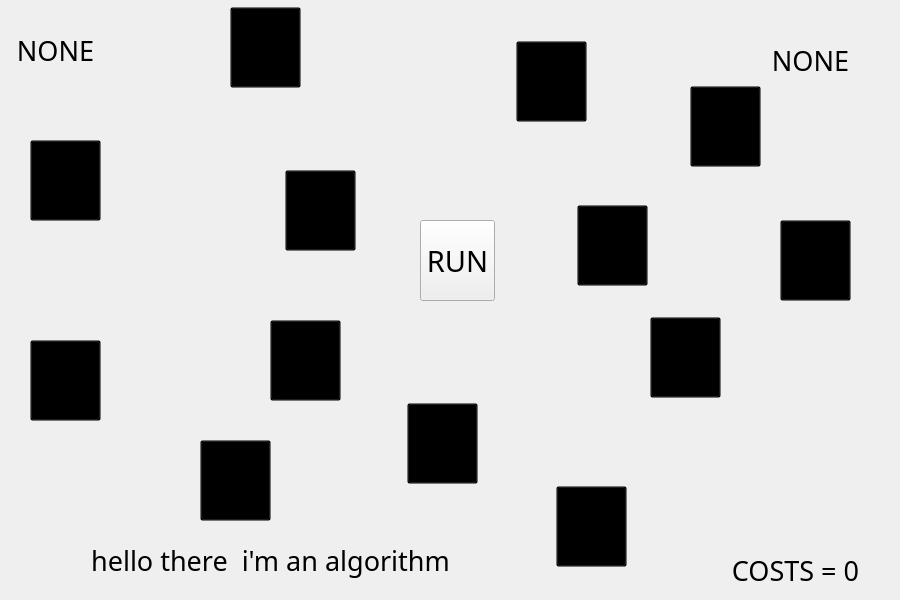
<?xml version="1.0" encoding="UTF-8"?>
<ui version="4.0">
 <class>MainWindow</class>
 <widget class="QMainWindow" name="MainWindow">
  <property name="geometry">
   <rect>
    <x>0</x>
    <y>0</y>
    <width>900</width>
    <height>600</height>
   </rect>
  </property>
  <property name="windowTitle">
   <string>ALGORITHM</string>
  </property>
  <widget class="QWidget" name="centralwidget">
   <widget class="QLabel" name="label">
    <property name="geometry">
     <rect>
      <x>0</x>
      <y>0</y>
      <width>900</width>
      <height>600</height>
     </rect>
    </property>
    <property name="text">
     <string/>
    </property>
    <property name="pixmap">
     <pixmap>topology.png</pixmap>
    </property>
    <property name="scaledContents">
     <bool>true</bool>
    </property>
    <property name="alignment">
     <set>Qt::AlignCenter</set>
    </property>
   </widget>
   <widget class="QLabel" name="pathI">
    <property name="geometry">
     <rect>
      <x>0</x>
      <y>530</y>
      <width>541</width>
      <height>61</height>
     </rect>
    </property>
    <property name="font">
     <font>
      <family>OCR A Extended</family>
      <pointsize>20</pointsize>
     </font>
    </property>
    <property name="text">
     <string>hello there  i'm an algorithm</string>
    </property>
    <property name="alignment">
     <set>Qt::AlignCenter</set>
    </property>
    <property name="wordWrap">
     <bool>true</bool>
    </property>
   </widget>
   <widget class="QPushButton" name="run">
    <property name="geometry">
     <rect>
      <x>420</x>
      <y>220</y>
      <width>75</width>
      <height>81</height>
     </rect>
    </property>
    <property name="font">
     <font>
      <family>OCR A Extended</family>
      <pointsize>22</pointsize>
      <weight>50</weight>
      <bold>false</bold>
     </font>
    </property>
    <property name="text">
     <string>RUN</string>
    </property>
   </widget>
   <widget class="QLabel" name="costI">
    <property name="geometry">
     <rect>
      <x>700</x>
      <y>550</y>
      <width>191</width>
      <height>41</height>
     </rect>
    </property>
    <property name="font">
     <font>
      <family>OCR A Extended</family>
      <pointsize>20</pointsize>
     </font>
    </property>
    <property name="text">
     <string>COSTS = 0</string>
    </property>
    <property name="alignment">
     <set>Qt::AlignCenter</set>
    </property>
    <property name="wordWrap">
     <bool>true</bool>
    </property>
   </widget>
   <widget class="QLabel" name="destI">
    <property name="geometry">
     <rect>
      <x>770</x>
      <y>40</y>
      <width>81</width>
      <height>41</height>
     </rect>
    </property>
    <property name="font">
     <font>
      <family>OCR A Extended</family>
      <pointsize>20</pointsize>
     </font>
    </property>
    <property name="text">
     <string>NONE</string>
    </property>
    <property name="alignment">
     <set>Qt::AlignCenter</set>
    </property>
    <property name="wordWrap">
     <bool>true</bool>
    </property>
   </widget>
   <widget class="QLabel" name="srcI">
    <property name="geometry">
     <rect>
      <x>10</x>
      <y>30</y>
      <width>91</width>
      <height>41</height>
     </rect>
    </property>
    <property name="font">
     <font>
      <family>OCR A Extended</family>
      <pointsize>20</pointsize>
     </font>
    </property>
    <property name="text">
     <string>NONE</string>
    </property>
    <property name="alignment">
     <set>Qt::AlignCenter</set>
    </property>
    <property name="wordWrap">
     <bool>true</bool>
    </property>
   </widget>
   <widget class="QPushButton" name="btnA">
    <property name="geometry">
     <rect>
      <x>30</x>
      <y>140</y>
      <width>71</width>
      <height>81</height>
     </rect>
    </property>
    <property name="font">
     <font>
      <family>OCR A Extended</family>
      <pointsize>26</pointsize>
     </font>
    </property>
    <property name="styleSheet">
     <string notr="true">background-color:transparent;</string>
    </property>
    <property name="text">
     <string>A</string>
    </property>
   </widget>
   <widget class="QPushButton" name="btnD">
    <property name="geometry">
     <rect>
      <x>30</x>
      <y>340</y>
      <width>71</width>
      <height>81</height>
     </rect>
    </property>
    <property name="font">
     <font>
      <family>OCR A Extended</family>
      <pointsize>26</pointsize>
     </font>
    </property>
    <property name="styleSheet">
     <string notr="true">background-color:transparent;</string>
    </property>
    <property name="text">
     <string>D</string>
    </property>
   </widget>
   <widget class="QPushButton" name="btnS">
    <property name="geometry">
     <rect>
      <x>230</x>
      <y>7</y>
      <width>71</width>
      <height>81</height>
     </rect>
    </property>
    <property name="font">
     <font>
      <family>OCR A Extended</family>
      <pointsize>26</pointsize>
     </font>
    </property>
    <property name="styleSheet">
     <string notr="true">background-color:transparent;</string>
    </property>
    <property name="text">
     <string>S</string>
    </property>
   </widget>
   <widget class="QPushButton" name="btnB">
    <property name="geometry">
     <rect>
      <x>285</x>
      <y>170</y>
      <width>71</width>
      <height>81</height>
     </rect>
    </property>
    <property name="font">
     <font>
      <family>OCR A Extended</family>
      <pointsize>26</pointsize>
     </font>
    </property>
    <property name="styleSheet">
     <string notr="true">background-color:transparent;</string>
    </property>
    <property name="text">
     <string>B</string>
    </property>
   </widget>
   <widget class="QPushButton" name="btnH">
    <property name="geometry">
     <rect>
      <x>270</x>
      <y>320</y>
      <width>71</width>
      <height>81</height>
     </rect>
    </property>
    <property name="font">
     <font>
      <family>OCR A Extended</family>
      <pointsize>26</pointsize>
     </font>
    </property>
    <property name="styleSheet">
     <string notr="true">background-color:transparent;</string>
    </property>
    <property name="text">
     <string>H</string>
    </property>
   </widget>
   <widget class="QPushButton" name="btnF">
    <property name="geometry">
     <rect>
      <x>200</x>
      <y>440</y>
      <width>71</width>
      <height>81</height>
     </rect>
    </property>
    <property name="font">
     <font>
      <family>OCR A Extended</family>
      <pointsize>26</pointsize>
     </font>
    </property>
    <property name="styleSheet">
     <string notr="true">background-color:transparent;</string>
    </property>
    <property name="text">
     <string>F</string>
    </property>
   </widget>
   <widget class="QPushButton" name="btnG">
    <property name="geometry">
     <rect>
      <x>407</x>
      <y>403</y>
      <width>71</width>
      <height>81</height>
     </rect>
    </property>
    <property name="font">
     <font>
      <family>OCR A Extended</family>
      <pointsize>26</pointsize>
     </font>
    </property>
    <property name="styleSheet">
     <string notr="true">background-color:transparent;</string>
    </property>
    <property name="text">
     <string>G</string>
    </property>
   </widget>
   <widget class="QPushButton" name="btnC">
    <property name="geometry">
     <rect>
      <x>516</x>
      <y>41</y>
      <width>71</width>
      <height>81</height>
     </rect>
    </property>
    <property name="font">
     <font>
      <family>OCR A Extended</family>
      <pointsize>26</pointsize>
     </font>
    </property>
    <property name="styleSheet">
     <string notr="true">background-color:transparent;</string>
    </property>
    <property name="text">
     <string>C</string>
    </property>
   </widget>
   <widget class="QPushButton" name="btnT">
    <property name="geometry">
     <rect>
      <x>556</x>
      <y>486</y>
      <width>71</width>
      <height>81</height>
     </rect>
    </property>
    <property name="font">
     <font>
      <family>OCR A Extended</family>
      <pointsize>26</pointsize>
     </font>
    </property>
    <property name="styleSheet">
     <string notr="true">background-color:transparent;</string>
    </property>
    <property name="text">
     <string>T</string>
    </property>
   </widget>
   <widget class="QPushButton" name="btnK">
    <property name="geometry">
     <rect>
      <x>650</x>
      <y>317</y>
      <width>71</width>
      <height>81</height>
     </rect>
    </property>
    <property name="font">
     <font>
      <family>OCR A Extended</family>
      <pointsize>26</pointsize>
     </font>
    </property>
    <property name="styleSheet">
     <string notr="true">background-color:transparent;</string>
    </property>
    <property name="text">
     <string>K</string>
    </property>
   </widget>
   <widget class="QPushButton" name="btnI">
    <property name="geometry">
     <rect>
      <x>577</x>
      <y>205</y>
      <width>71</width>
      <height>81</height>
     </rect>
    </property>
    <property name="font">
     <font>
      <family>OCR A Extended</family>
      <pointsize>26</pointsize>
     </font>
    </property>
    <property name="styleSheet">
     <string notr="true">background-color:transparent;</string>
    </property>
    <property name="text">
     <string>I</string>
    </property>
   </widget>
   <widget class="QPushButton" name="btnJ">
    <property name="geometry">
     <rect>
      <x>780</x>
      <y>220</y>
      <width>71</width>
      <height>81</height>
     </rect>
    </property>
    <property name="font">
     <font>
      <family>OCR A Extended</family>
      <pointsize>26</pointsize>
     </font>
    </property>
    <property name="styleSheet">
     <string notr="true">background-color:transparent;</string>
    </property>
    <property name="text">
     <string>J</string>
    </property>
   </widget>
   <widget class="QPushButton" name="btnL">
    <property name="geometry">
     <rect>
      <x>690</x>
      <y>86</y>
      <width>71</width>
      <height>81</height>
     </rect>
    </property>
    <property name="font">
     <font>
      <family>OCR A Extended</family>
      <pointsize>26</pointsize>
     </font>
    </property>
    <property name="styleSheet">
     <string notr="true">background-color:transparent;</string>
    </property>
    <property name="text">
     <string>L</string>
    </property>
   </widget>
  </widget>
 </widget>
 <resources/>
 <connections/>
</ui>
